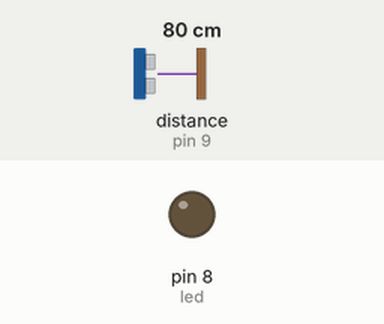
Bench run of a sketch on a simulated Arduino Uno, built with avr-gcc and run on an emulated ATmega328P. Parts: output pins drawn as LEDs (lit = HIGH). Wiring (inferred from the names in the program): ultrasonic range finder: trigger pin 10; echo pin 9. Inputs (shaded band) come from the test bench; at power-on: distance to the obstacle (sensor on pin 9) 80 cm. The echo pulse lasts 58.3 µs per cm; pins used as bus, display or sensor lines are not drawn.

Above: at 1.2 s.
1.3 s: distance to the obstacle (sensor on pin 9) set to 43 cm
2.8 s: distance to the obstacle (sensor on pin 9) set to 37 cm
At 3.7 s:
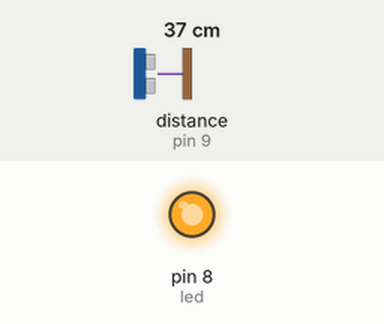
4.3 s: distance to the obstacle (sensor on pin 9) set to 60 cm
At 5.5 s:
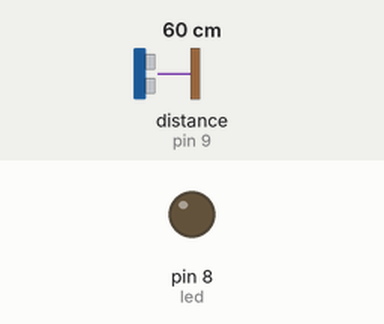
6.5 s: distance to the obstacle (sensor on pin 9) set to 2 cm
At 7.8 s:
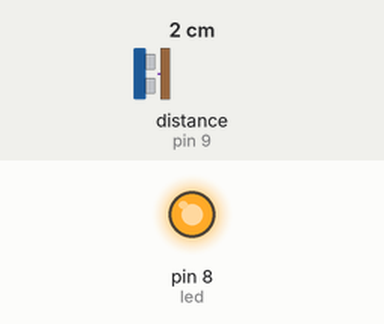
Timing chart, 0 to 9.1 s (numbered marks = the images above; inputs shaded):
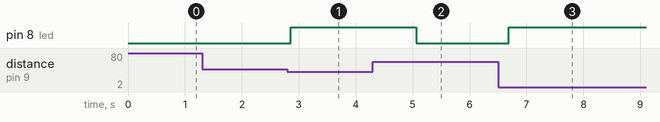

The sketch:

BLKLab_PRJ49_Mach_Phat_Hien_Vat_The_Voi_Cam_Bien_Sieu_Am.ino
```cpp
int trig=10,                                           //Khai báo các chân phát và nhận tín hiệu cho cảm biến
    echo=9,
    led=8,                                            //Khai báo chân điều khiển LED
    openTime=2000;                                    //Biến thời gian đèn giữ trạng thái bật sau khi vật thể đi qua
void setup() {
  pinMode(trig,OUTPUT);                               //Cài đặt chức năng cho các chân đã khai báo
  pinMode(echo,INPUT);
  pinMode(led,OUTPUT);
}

void loop() {
  digitalWrite(trig,0);                             //Tắt chân phát tín hiệu khi bắt đầu chương trình
  delayMicroseconds(2);                             //Nghỉ 2 micro giây
  digitalWrite(trig,1);                             //Bật chân phát tín hiệu siêu âm trong 10 micro giây
  delayMicroseconds(10);
  digitalWrite(trig,0);                             //Ngắt tín hiệu phát
  long time = pulseIn(echo, HIGH);                  //Đọc thời gian chân echo nhận được tín hiệu từ chân trig dội về
  float kc=((time*0.0343)/2);                       //Dùng công thức vận tốc âm thanh tính ra khoảng cách từ cảm biến đến vật cản
  if(kc<40){                                        //Nếu phát hiện vật thể trong vòng 40cm đổ lại thì bật đèn
    digitalWrite(led,1);
    delay(openTime);                                //Duy trì trong 2 giây nếu vật thể đã đi qua
  }
  else{
    digitalWrite(led,0);                            //Không phát hiện vật thể thì tắt LED
  }
  delay(200);                                       //Nghỉ 0.2 giây sau đó đo tiếp lần tiếp theo
}
```

Measured:
- the behaviour switches between 41 and 40 cm on distance to the obstacle (sensor on pin 9) (found by bisection; images 0 and 1)
- after the input at 1.3 s, every drawn part: stays the same
- after the input at 2.8 s, pin 8 (led): LOW → HIGH after 0.06 s
- after the input at 4.3 s, pin 8 (led): HIGH → LOW after 0.76 s
- after the input at 6.5 s, pin 8 (led): LOW → HIGH after 0.19 s
